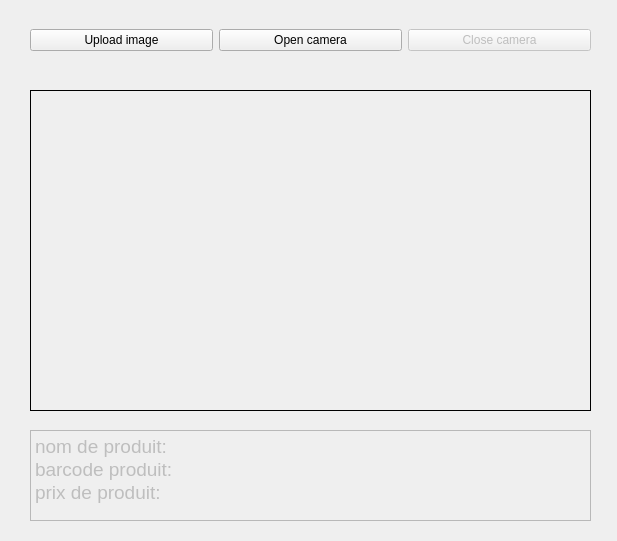
<?xml version="1.0" encoding="UTF-8"?>
<ui version="4.0">
 <class>MainWindow</class>
 <widget class="QMainWindow" name="MainWindow">
  <property name="geometry">
   <rect>
    <x>0</x>
    <y>0</y>
    <width>617</width>
    <height>541</height>
   </rect>
  </property>
  <property name="windowTitle">
   <string>Barcode decoder</string>
  </property>
  <widget class="QWidget" name="centralwidget">
   <property name="minimumSize">
    <size>
     <width>617</width>
     <height>0</height>
    </size>
   </property>
   <widget class="QWidget" name="horizontalLayoutWidget">
    <property name="geometry">
     <rect>
      <x>30</x>
      <y>0</y>
      <width>561</width>
      <height>80</height>
     </rect>
    </property>
    <layout class="QHBoxLayout" name="horizontalLayout">
     <item>
      <widget class="QPushButton" name="uploadImageButton">
       <property name="text">
        <string>Upload image</string>
       </property>
      </widget>
     </item>
     <item>
      <widget class="QPushButton" name="cameraButton">
       <property name="text">
        <string>Open camera</string>
       </property>
      </widget>
     </item>
     <item>
      <widget class="QPushButton" name="closeCamera">
       <property name="enabled">
        <bool>false</bool>
       </property>
       <property name="text">
        <string>Close camera</string>
       </property>
      </widget>
     </item>
    </layout>
   </widget>
   <widget class="QLabel" name="label">
    <property name="enabled">
     <bool>true</bool>
    </property>
    <property name="geometry">
     <rect>
      <x>30</x>
      <y>90</y>
      <width>561</width>
      <height>321</height>
     </rect>
    </property>
    <property name="frameShape">
     <enum>QFrame::Panel</enum>
    </property>
    <property name="frameShadow">
     <enum>QFrame::Plain</enum>
    </property>
    <property name="text">
     <string/>
    </property>
   </widget>
   <widget class="QPlainTextEdit" name="produit_data">
    <property name="enabled">
     <bool>false</bool>
    </property>
    <property name="geometry">
     <rect>
      <x>30</x>
      <y>430</y>
      <width>561</width>
      <height>91</height>
     </rect>
    </property>
    <property name="font">
     <font>
      <pointsize>14</pointsize>
     </font>
    </property>
    <property name="plainText">
     <string>nom de produit:
barcode produit:
prix de produit:</string>
    </property>
   </widget>
  </widget>
 </widget>
 <resources/>
 <connections/>
</ui>
